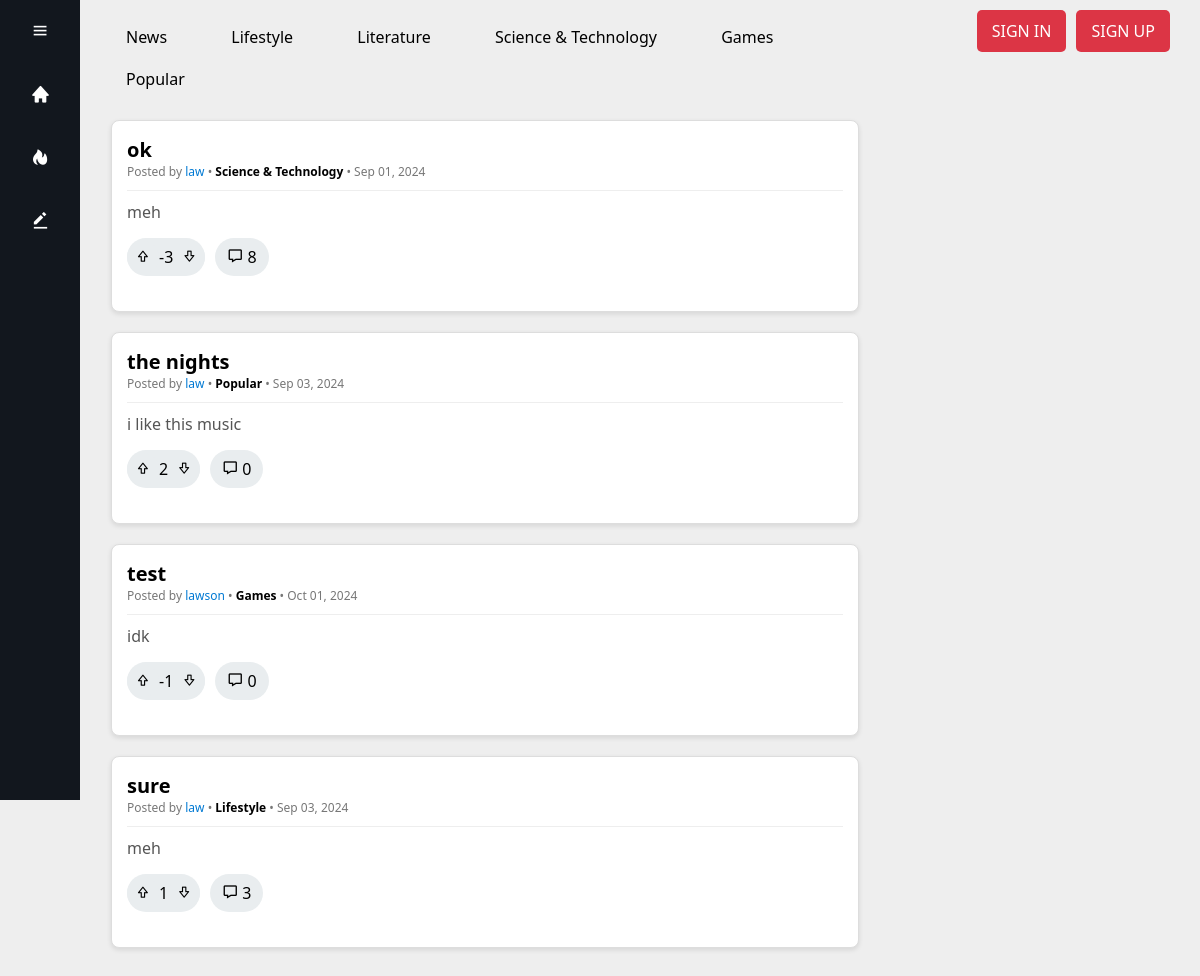
Screenshot of /forum/popular/ with the database file from the repository.
### forum/models.py (models this page shows, shortened)
class Posts(models.Model):
    user = models.ForeignKey(settings.AUTH_USER_MODEL, on_delete=models.CASCADE)
    title = models.CharField(max_length=300)
    text = models.CharField(max_length=10000, blank=True, default='')
    community = models.CharField(max_length=300)
    image = models.ImageField(upload_to="posts/", null=True, blank=True)
    upload_date = models.DateTimeField(auto_now_add=True)
    upvotes = models.IntegerField(default=0, blank=True)
    downvotes = models.IntegerField(default=0, blank=True)
    views = models.IntegerField(default=0, blank=True)
    def __str__(self):
        return self.title

### user/models.py (models this page shows, shortened)
class CustomUser(AbstractUser):
    magazine_favorites = models.ManyToManyField(
        to=Magazine,
        related_name='saved_users',
        blank=True
    )
    post_likes = models.ManyToManyField(
        to=Posts,
        related_name='liked_users',
        blank=True
    )
    subscribe = models.BooleanField(default=False)
    objects = CustomUserManager()
    def __str__(self):
        return self.username

### forum/views.py (the view)
# urls.py: path('popular/', views.popular, name='popular'),
def popular(request):
    assert isinstance(request, HttpRequest)
    posts = Posts.objects.annotate(
        comment_count=Count('comments'),
        age_in_days=ExpressionWrapper(
            (datetime.now() - F('upload_date')) / timedelta(days=1),  # Age of post in days
            output_field=FloatField()
        ),
        popularity_score=ExpressionWrapper(
            (F('upvotes') - F('downvotes')) * 0.5 + F('comment_count') * 0.2 + F('views') * 0.3 - F('age_in_days') * 0.1,  # Adjust weights here
            output_field=FloatField()
        )
    ).order_by('-popularity_score')
    '''
    posts = Posts.objects.annotate(
        popularity_score=ExpressionWrapper(
            (F('upvotes') - F('downvotes')) * 0.5 + F('views') * 0.2,  # Adjust the weights
            output_field=FloatField()
        )
    ).order_by('-popularity_score')
    '''
    print(posts)
    return render(
        request,
        'forum_popular.html',
        {
            "title": "Popular",
            "posts": posts
        }
    )

### forum/templatetags/custom_filters.py (called while the page is built)
@register.filter
def time_since(value):
    now = timezone.now()
    diff = now - value
    if diff < timedelta(minutes=1):
        return f"{int(diff.seconds)} seconds ago"
    elif diff < timedelta(hours=1):
        return f"{int(diff.seconds // 60)} minutes ago"
    elif diff < timedelta(days=1):
        return f"{int(diff.seconds // 3600)} hours ago"
    elif diff < timedelta(weeks=1):
        return f"{int(diff.days)} days ago"
    elif diff < timedelta(weeks=4):
        return f"{int(diff.days // 7)} weeks ago"
    elif diff < timedelta(days=365):
        return value.strftime("%b %d")  # e.g., "Apr 12"
    else:
        return value.strftime("%b %d, %Y")  # e.g., "Apr 12, 2023"

### forum/templatetags/forum_concat.py (called while the page is built)
@register.filter
def concat(val1, val2):
    return f"{val1}{val2}"

### forum/templatetags/forum_sub.py (called while the page is built)
@register.filter
def subtract(value, arg):
    return value - arg

### templates/forum_popular.html (shortened to what this page needs)
{% extends 'forum_layout.html' %}
{% load forum_filter %}
{% block header %}
    <link href="{% static 'content/forum_main.css' %}" rel="stylesheet" >
{% endblock %}
{% block content %}
    <div class="container">
        {% for post in posts %}
            <div class="post-container">
                {% include 'forum_post_structure.html' %}
            </div>
        {% endfor %}
    </div>
{% endblock %}

### templates/forum_post_structure.html (shortened to what this page needs)
{% load custom_filters forum_concat forum_sub forum_filter filter_votetype %}
<div class="post-box" data-href="/forum/{{ post.community }}/{{ post.id }}">
    <div class="post-header">
        <h2 class="post-title"><a style="text-decoration: none; color: black" href="/forum/{{ post.community }}/{{ post.id }}">{{ post.title }}</a></h2>
        <p class="post-meta">Posted by <a href="/{{ post.user }}/profile/">{{ post.user }}</a> • <b><a style="color: black" href="/forum/{{ post.community }}">{{ post.community }}</a></b> • {{ post.upload_date|time_since }} </p>
    </div>
    <div class="post-content">
        <p>{{ post.text}}</p>
    </div>
    <div class="post-footer">
        <div id="post_{{ post.id }}_votes" class="vote-container" ">
            <button class="vote-button upvote" onclick="{% if user.is_authenticated %}vote_{{ post.id }}_Post({{ post.id }}, 1){% else %}location.href='/login/'{% endif %}">
                <i class='bx bx-upvote'></i>
            </button>
            <div class="vote-count" id="post_{{ post.id }}_count">{{ post.upvotes|subtract:post.downvotes}}</div>
            <button class="vote-button downvote" onclick="{% if user.is_authenticated %}vote_{{ post.id }}_Post({{ post.id }}, 0){% else %}location.href='/login'{% endif %}">
                <i class='bx bx-downvote'></i>
            </button>
        </div>
        {% if request.path != "/forum/"|concat:post.community|concat:"/"|concat:post.id %}
            <button class="reply-button" onclick="document.location.href='/forum/{{ post.community }}/{{ post.id }}'"><i class='bx bx-message'></i> <span id="reply-count">{{ post.comments.count }}</span></button>
        {% endif %}
            </div>
</div>

### static/content/forum_layout.css (style rules this page uses)
* { margin:0; padding:0; box-sizing: border-box; font-family: 'Segoe UI', Tahoma, Geneva, Verdana, sans-serif; }
.container { margin-top: 20px; margin-bottom: 20px; }

### static/content/forum_main.css (style rules this page uses)
.post-container { max-width: 1000px; margin: 20px auto; padding: 0 15px; }
.post-box { background-color: #ffffff; border: 1px solid #ddd; border-radius: 8px; margin-bottom: 15px; padding: 15px; box-shadow: 0 2px 5px rgba(0, 0, 0, 0.1); }
.post-header { border-bottom: 1px solid #eee; padding-bottom: 10px; margin-bottom: 10px; }
.post-title { font-size: 20px; margin: 0; color: #333; }
.post-meta { font-size: 12px; color: #777; }
.post-meta a { color: #0079d3; text-decoration: none; }
.post-content { font-size: 16px; color: #555; }
.post-footer { margin-top: 15px; display: flex; justify-content: flex-start; gap: 10px; }
.reply-button { background-color: #e9edef; border: none; padding: 8px 12px; border-radius: 20px; cursor: pointer; font-size: 16px; align-items: center; justify-content: center; }
.vote-container { display: inline-flex; align-items: center; background-color: #e9edef; padding: 0; border-radius: 20px; }
.vote-container .vote-button { width: 32px; height: 32px; display: flex; align-items: center; justify-content: center; border: 0; border-radius: 50%; cursor: pointer; transition: background-color 0.2s; background-color: inherit; }

### rows the page displays
Posts: title "ok", user "law", community "Science & Technology", upload_date "Sep 01, 2024", text "meh", upvotes|subtract "-3", comments.count "8"
Posts: title "the nights", user "law", community "Popular", upload_date "Sep 03, 2024", text "i like this music", upvotes|subtract "2", comments.count "0"
Posts: title "test", user "lawson", community "Games", upload_date "Oct 01, 2024", text "idk", upvotes|subtract "-1", comments.count "0"
Posts: title "sure", user "law", community "Lifestyle", upload_date "Sep 03, 2024", text "meh", upvotes|subtract "1", comments.count "3"
